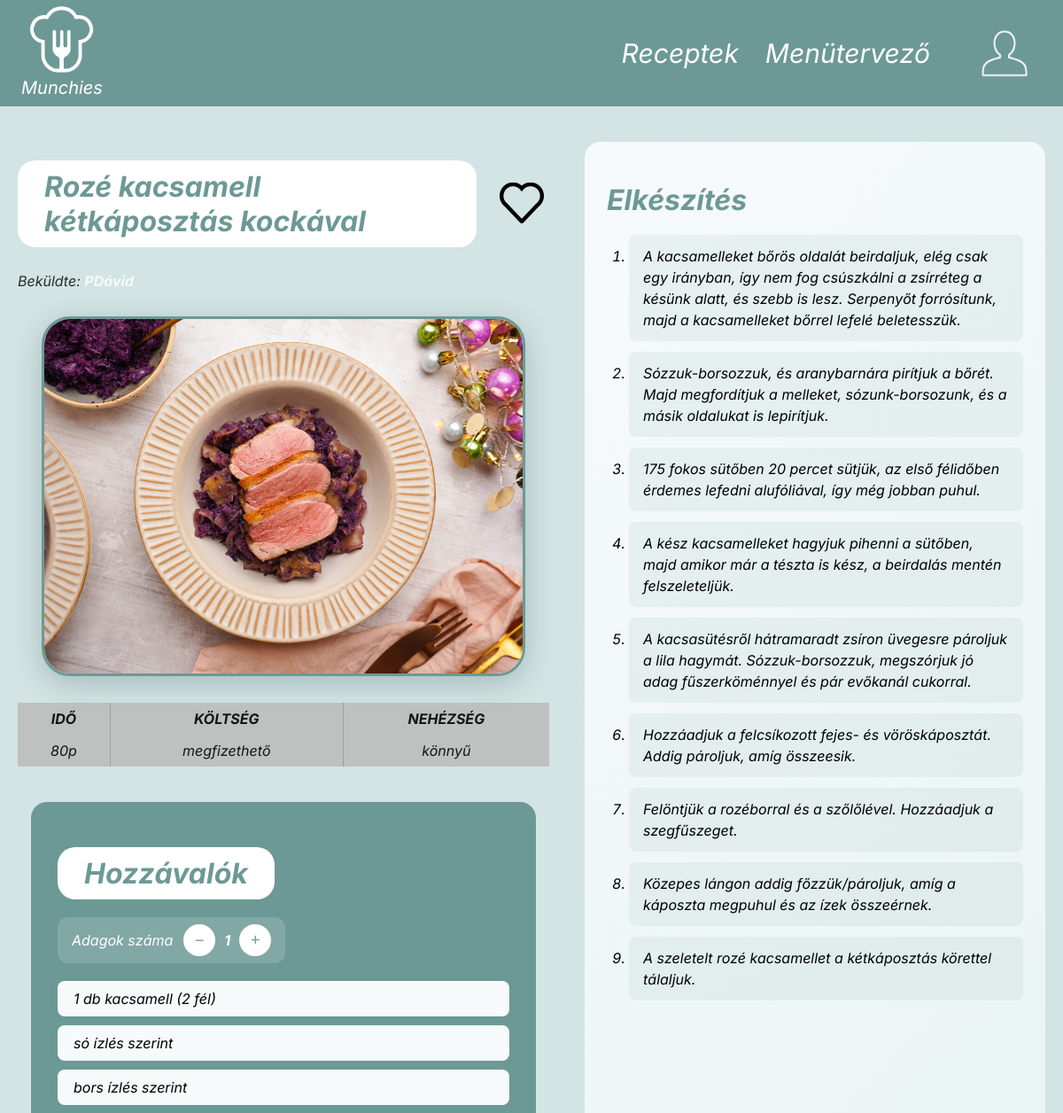
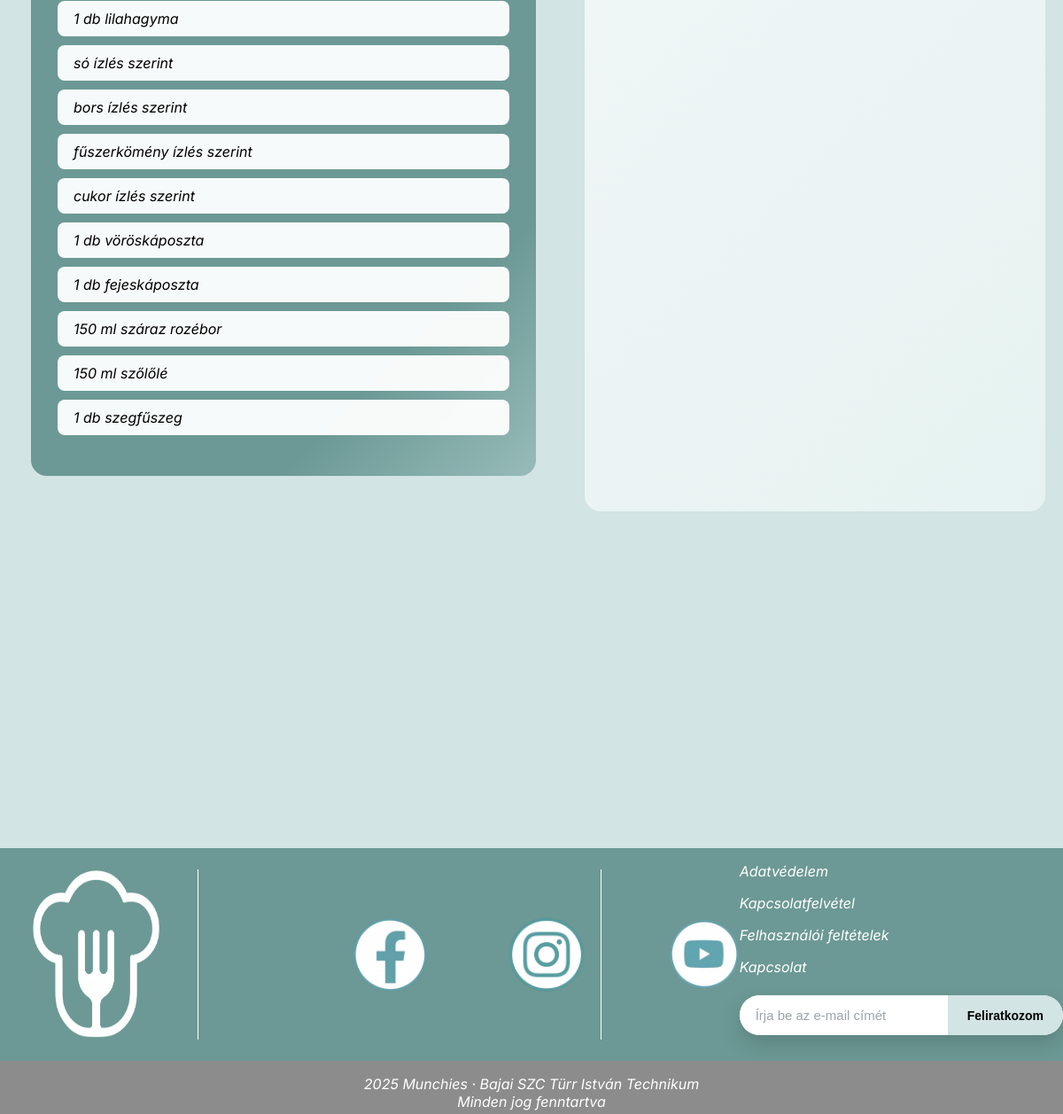
/recept_sema/recept.php?id=4, run on the app's committed database (2 pictures, top to bottom).
### tables this page shows
CREATE TABLE `recipes` (
  `id` int(11) NOT NULL,
  `title` varchar(200) NOT NULL,
  `description` text DEFAULT NULL,
  `image_url` text DEFAULT NULL,
  `base_servings` int(11) NOT NULL DEFAULT 1,
  `created_at` timestamp NOT NULL DEFAULT current_timestamp(),
  `created_by` int(11) DEFAULT NULL,
  `time_minutes` int(11) DEFAULT NULL,
  `cost` varchar(50) DEFAULT NULL,
  `difficulty` varchar(50) DEFAULT NULL
);

CREATE TABLE `users` (
  `id` int(11) NOT NULL,
  `username` varchar(255) NOT NULL,
  `email` varchar(255) NOT NULL,
  `password` varchar(255) NOT NULL,
  `display` varchar(50) NOT NULL,
  `profile_image_url` varchar(255) NOT NULL,
  `about_me` varchar(255) NOT NULL
);

CREATE TABLE `recipe_steps` (
  `id` int(11) NOT NULL,
  `recipe_id` int(11) NOT NULL,
  `step_no` int(11) NOT NULL,
  `step_text` text NOT NULL
);

### recept_sema/recept.php (the view, shortened to what this page needs)
<?php
$loggedInUserId = (int)($_SESSION["user_id"] ?? 0);
require_once "../database.php";
$id = (int)($_GET["id"] ?? 0);
$sql = "
  SELECT
    r.*,
    u.id AS creator_id,
    u.display AS creator_name,
    u.profile_image_url AS creator_image
  FROM recipes r
  LEFT JOIN users u ON u.id = r.created_by
  WHERE r.id = ?
  LIMIT 1
";
$stmt = mysqli_prepare($conn, $sql);
mysqli_stmt_bind_param($stmt, "i", $id);
mysqli_stmt_execute($stmt);
$recipe = mysqli_fetch_assoc(mysqli_stmt_get_result($stmt));
$steps = [];
$stmt = mysqli_prepare($conn, "SELECT step_no, step_text FROM recipe_steps WHERE recipe_id = ? ORDER BY step_no ASC");
mysqli_stmt_bind_param($stmt, "i", $id);
mysqli_stmt_execute($stmt);
$res = mysqli_stmt_get_result($stmt);
while ($row = mysqli_fetch_assoc($res)) {
  $steps[] = $row;
}
function h($s){ return htmlspecialchars((string)$s, ENT_QUOTES, "UTF-8"); }
$title = $recipe["title"] ?? "Recept";
$imageFile = trim((string)($recipe["image_url"] ?? ""));
$image = $imageFile !== "" ? "../imgs/" . ltrim($imageFile, "/") : "";
$baseServings = (int)($recipe["base_servings"] ?? 1);
$time = !empty($recipe["time_minutes"]) ? ((int)$recipe["time_minutes"] . "p") : "—";
$cost = !empty($recipe["cost"]) ? $recipe["cost"] : "—";
$difficulty = !empty($recipe["difficulty"]) ? $recipe["difficulty"] : "—";
$creator = trim((string)($recipe["creator_name"] ?? ""));
$creatorLabel = $creator !== "" ? $creator : "ismeretlen";
$creatorId = (int)($recipe["creator_id"] ?? 0);
if ($creatorId > 0) {
  if ($loggedInUserId === $creatorId) {
    $profileLink = "../profil/profil.php";
  } else {
    $profileLink = "../masFelhasznalo/masFelhasznalo.php?id=" . $creatorId;
  }
} else {
  $profileLink = null;
}
$liked = false;
?>
<!DOCTYPE html>
<html lang="hu">
<head>
  <link rel="stylesheet" href="../recept_sema/recept.css">
  <link rel="stylesheet" href="../header/header.css">
  <link rel="stylesheet" href="../footer/footer.css">
</head>
<body>
<div class="teljes_oldal">
  <div class="container">
    <div class="left">
      <div id="title" style="display: flex; align-items: center; gap: 20px;">
        <h1><?= h($title) ?></h1>
        <form method="POST" action="kedveles.php">
          <button type="submit" style="border:none;background:none;cursor:pointer;">
              <img src="<?= $liked ? '../imgs/red_heart.png' : '../imgs/clear_heart.png' ?>" width="50">
          </button>
      </form>
      </div>
      <p style="margin: 6px 0 14px 0; opacity: .8;">
      <?php if ($profileLink): ?>
        Beküldte: <a href="<?= h($profileLink) ?>"><strong><?= h($creatorLabel) ?></strong></a>
      <?php else: ?>
        Beküldte: <strong>ismeretlen</strong>
      <?php endif; ?>
      </p>
      <?php if ($image): ?>
        <img class="kep" src="<?= h($image) ?>" alt="<?= h($title) ?>">
      <?php endif; ?>
      <div class="valami">
        <table class="tapanyag_kaloria">
          <tr>
            <th>IDŐ</th>
            <th>KÖLTSÉG</th>
            <th style="border: 0px;">NEHÉZSÉG</th>
          </tr>
          <tr>
            <td><?= h($time) ?></td>
            <td><?= h($cost) ?></td>
            <td style="border: 0px;"><?= h($difficulty) ?></td>
          </tr>
        </table>
      </div>
      <div class="hozzavalok">
        <h1>Hozzávalók</h1>
        <div class="counter">
          <p>Adagok száma</p>
          <div class="counter2">
            <button type="button" onclick="decrease()">−</button>
            <span id="count"><?= (int)$baseServings ?></span>
            <button type="button" onclick="increase()">+</button>
          </div>
        </div>
        <ul></ul>
      </div>
    </div>
    <div class="right">
      <h1>Elkészítés</h1>
      <ol>
        <?php if (count($steps) > 0): ?>
          <?php foreach ($steps as $s): ?>
            <?php
              $text = trim((string)($s["step_text"] ?? ""));
              $isHeading = false;
              $clean = $text;
            ?>
            <?php if ($isHeading): ?>
              <li><strong><?= h($clean) ?></strong></li>
            <?php else: ?>
              <li><?= h($text) ?></li>
            <?php endif; ?>
          <?php endforeach; ?>
        <?php else: ?>
          <li>—</li>
        <?php endif; ?>
      </ol>
    </div>
  </div>
</div>
<div class="spacer"></div>
</body>
</html>

### recept_sema/recept.css (style rules this page uses)
body { margin: 0; font-family: "Inter"; font-style: italic; background-color: #D2E4E3; }
.teljes_oldal { display: flex; justify-content: center; padding: 40px 20px; }
.container { display: flex; gap: 40px; max-width: 1300px; width: 100%; }
.left { width: 100%; }
.left h1 { background-color: white; color: #6C9995; font-weight: bold; width: fit-content; padding: 10px 30px; border-radius: 20px; }
.kep { display: block; margin: 30px auto; max-width: 90%; height: 400px; object-fit: cover; border-radius: 32px; box-shadow: 0 8px 32px rgba(44, 62, 80, 0.25); border: 3px solid #6C9995; background: #fff; }
.tapanyag_kaloria { margin: auto; width: 600px; background-color: #bdbdbd; opacity: 0.9; border-collapse: collapse; }
table td, table th { padding: 8px; border-right: 1px solid #999; text-align: center; }
table td:last-child, table th:last-child { border-right: none; }
.hozzavalok { margin: 40px auto; background: linear-gradient(135deg, #6C9995 80%, #97bbb9); width: 85%; border-radius: 18px; padding: 30px; max-width: 600px; }
.hozzavalok h1 { color: #6C9995; margin-bottom: 20px; }
.hozzavalok ul { list-style: none; padding: 0; }
.counter { display: flex; align-items: center; gap: 12px; margin: 20px 0; background: rgba(255,255,255,0.15); padding: 8px 16px; border-radius: 12px; width: fit-content; }
.counter p { color: white; margin: 0; }
.counter2 { display: flex; align-items: center; gap: 10px; }
.counter button { width: 36px; height: 36px; border: none; border-radius: 50%; background: white; color: #6C9995; font-size: 18px; cursor: pointer; }
#count { color: white; font-weight: bold; }
.right { width: 100%; background: linear-gradient(135deg, #f7fafc, #e6f2f1); border-radius: 18px; padding: 25px; }
.right h1 { color: #6C9995; margin-bottom: 20px; }
.right ol { padding-left: 25px; }
.right li { background: rgba(108,153,149,0.1); border-radius: 8px; margin-bottom: 12px; padding: 12px 16px; line-height: 1.5; }
.spacer, .spacer2 { height: 40px; }

### header/header.css (style rules this page uses)
nav { height: 120px; background-color: #6C9995; display: flex; align-items: center; justify-content: space-between; color: white; font-style: italic; }
#bal_oldal_nav { margin-left: 2%; height: 90%; text-align: center; font-size: 20px; }
#jobb_oldal_nav { height: 90%; gap: 30px; display: flex; align-items: center; margin-right: 1%; }
#main_logo { height: 70%; }
nav p { margin: 0px; }
.nav_elem { font-size: 30px; height: min-content; justify-self: center; }
a { height: 100%; }
#icon { height: 100%; }
a { color: white; text-decoration: none; }

### footer/footer.css (style rules this page uses)
footer { height: 300px; margin-top: 250px; width: 100%; position:static; bottom: 0; color: white; }
#footerFelso { display: flex; background-color: #6C9995; height: 80%; width: 100%; margin-top: 300px; }
#footerAlso { height: 20%; }
#logo { padding: 0px 20px; height: 100%; vertical-align: top; }
#logoImg { height: 80%; width: 100%; margin-top: 15%; margin-left: 10%; }
#socialmedia { height: 100%; width: 40%; }
#imgsRow { height: 50%; display: flex; gap: 15%; }
#imgsRow>a>img { height: 100%; margin-left: 100%; margin-top: 50%; }
#jobboldal { right: 0; height: 100%; margin-left: 10%; }
#jobboldal a { text-decoration: none; color: white; }
#kapcsolat { height: 70%; width: 100%; }
#footerAlso { display: flex; background-color: #8C8C8C; text-align: center; justify-content: center; vertical-align: middle; }
.hirlevel { display: flex; max-width: 420px; width: 100%; background: #ffffff; border-radius: 999px; overflow: hidden; box-shadow: 0 10px 25px rgba(0, 0, 0, 0.15); margin: -5% auto; }
.hirlevel input { flex: 1; border: none; padding: 14px 18px; font-size: 15px; outline: none; }
.hirlevel input::placeholder { color: #9ca3af; }
.hirlevel button { border: none; background: #D2E4E3; color: #000; padding: 0 22px; font-size: 14px; font-weight: 600; cursor: pointer; transition: background 0.3s ease; }

### data on the page
recipes: title "Rozé kacsamell kétkáposztás kockával", created_by.display "PDávid", image_url (picture), time_minutes "80p", cost "megfizethető", difficulty "könnyű", base_servings "1"
recipe_steps: step_text "A kacsamelleket bőrös oldalát beirdaljuk, elég csak egy irányban, így nem fog csúszkálni a zsírréteg a késünk alatt, és szebb is lesz. Serpenyőt forrósítunk, majd a kacsamelleket bőrrel lefelé beletesszük."
recipe_steps: step_text "Sózzuk-borsozzuk, és aranybarnára pirítjuk a bőrét. Majd megfordítjuk a melleket, sózunk-borsozunk, és a másik oldalukat is lepirítjuk."
recipe_steps: step_text "175 fokos sütőben 20 percet sütjük, az első félidőben érdemes lefedni alufóliával, így még jobban puhul."
recipe_steps: step_text "A kész kacsamelleket hagyjuk pihenni a sütőben, majd amikor már a tészta is kész, a beirdalás mentén felszeleteljük."
recipe_steps: step_text "A kacsasütésről hátramaradt zsíron üvegesre pároljuk a lila hagymát. Sózzuk-borsozzuk, megszórjuk jó adag fűszerköménnyel és pár evőkanál cukorral."
recipe_steps: step_text "Hozzáadjuk a felcsíkozott fejes- és vöröskáposztát. Addig pároljuk, amíg összeesik."
recipe_steps: step_text "Felöntjük a rozéborral és a szőlőlével. Hozzáadjuk a szegfűszeget."
recipe_steps: step_text "Közepes lángon addig főzzük/pároljuk, amíg a káposzta megpuhul és az ízek összeérnek."
recipe_steps: step_text "A szeletelt rozé kacsamellet a kétkáposztás körettel tálaljuk."
